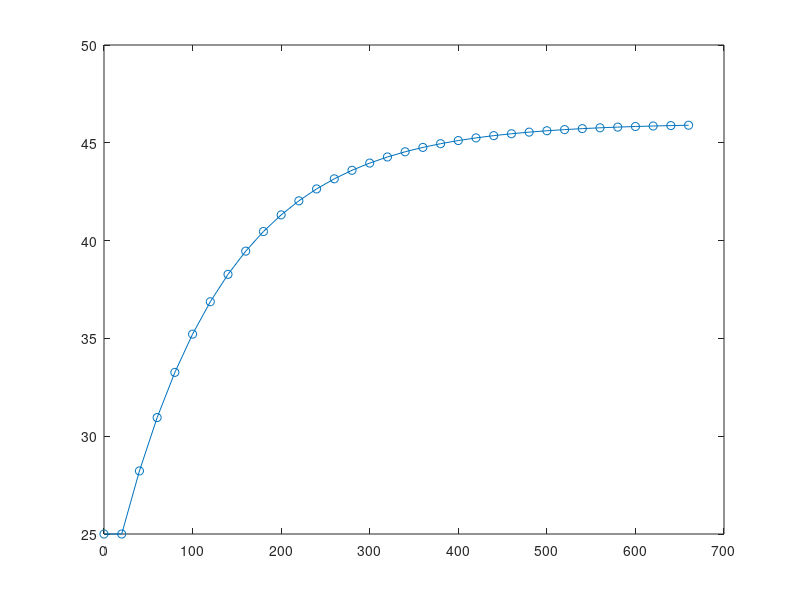

MATLAB code to generate this figure: (Note: this script raises an error after producing the figure.)
clear; clc; close all;
t=(0:20:660)';
u=zeros(size(t)); u(t>=20)=0.6;
y0=25; Ktrue=35; tauTrue=120;
y=y0*ones(size(t)); idx=t>=20;
y(idx)=y0+Ktrue*0.6.*(1-exp(-(t(idx)-20)/tauTrue));
k=find(diff(u)~=0,1,'first')+1;
yInf=mean(y(end-2:end));
Kest=(yInf-y(k))/(u(k)-u(k-1));
target=y(k)+0.632*(yInf-y(k));
kTau=find(y>=target & t>=t(k),1,'first');
tauEst=t(kTau)-t(k);
fprintf('K estimate = %.3f\n',Kest);
fprintf('tau estimate = %.1f s\n',tauEst);
figure; plot(t,y,'o-'); hold on; yline(target,'--'); grid on;
xlabel('Time (s)'); ylabel('Output'); title('First-order identification');
